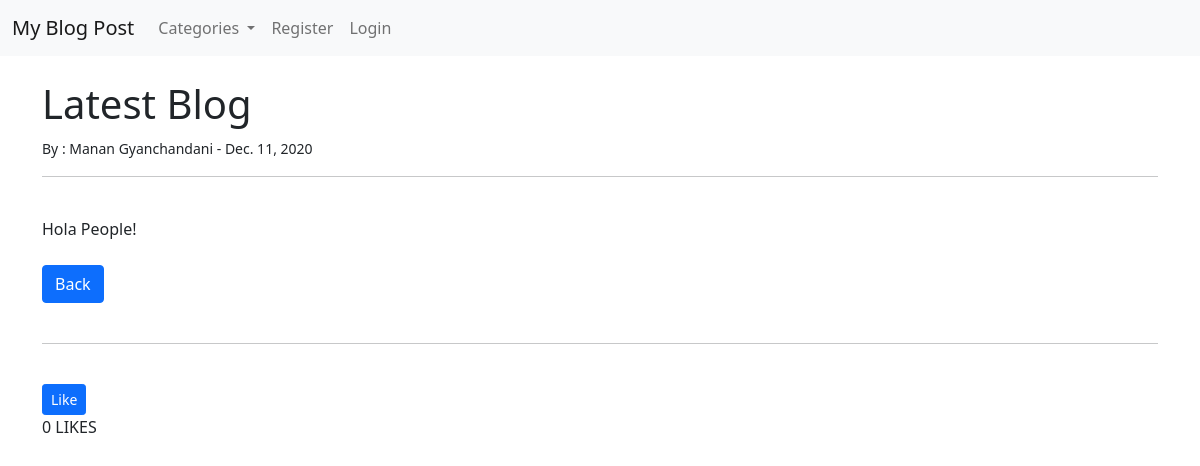
The app's page /article/10 with its own data.
### blog/models.py (models this page shows, shortened)
class Post(models.Model):
    title = models.CharField(max_length=255)
    title_tag = models.CharField(max_length=255)
    author = models.ForeignKey(User , on_delete = models.CASCADE)
    body = models.TextField()
    post_date = models.DateField(auto_now_add=True )
    category = models.CharField(max_length=255 , default = 'uncategorized')
    likes = models.ManyToManyField(User, related_name = 'blog_posts')
    def total_likes(self):
        return self.likes.count()

### blog/views.py (the view)
# urls.py: path('article/<int:pk>', ArticleDetailView.as_view() , name = "article-detail" ),
class ArticleDetailView(DetailView):
    model = Post
    template_name = 'article_details.html'
    def get_context_data(self , *args , **kwargs):
        cat_menu = Category.objects.all()
        context = super( ArticleDetailView, self).get_context_data(*args , **kwargs)
        stuff = get_object_or_404(Post , id = self.kwargs['pk'])
        total_likes = stuff.total_likes()
        context["cat_menu"] = cat_menu
        context["total_likes"] = total_likes
        return context

### blog/models.py (called while the page is built)
    def __str__(self):
        return self.name

### templates/article_details.html (shortened to what this page needs)
{% extends 'base.html'%}
{% block content %}
<h1>{{ post.title }}</h1>
<small> By : {{post.author.first_name}} {{ post.author.last_name }} - {{ post.post_date }}
</small>
 <br/>
<hr>
<br/>
{{ post.body|safe }}
<br/><br/>
<a href= "{% url 'home' %}" class="btn btn-primary">Back</a>
<br/><br/>
<hr>
<br/>
<form action = "{% url like_post post.pk %}" method = "POST" >
    <button type = "sumbit" , name="post_id" , value = "{{ post.id }}", class ="btn btn-primary btn-sm">Like</button>
</form>
{{ total_likes }} LIKES
 {% endblock %}

### records on screen
Post: title "Latest Blog", author.first_name "Manan", author.last_name "Gyanchandani", post_date "Dec. 11, 2020", body "Hola People!"

### other values on screen
{{ total_likes }} "0"
